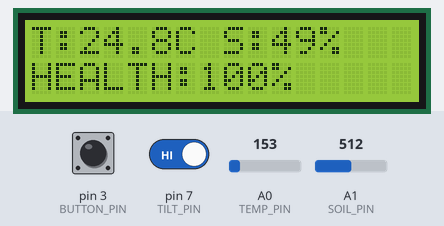
The sketch below on a simulated Arduino Uno, built with avr-gcc and run on an emulated ATmega328P. Shown: 16×2 character LCD. The inputs (shaded band) are chosen by the test bench; at power-on: pin 3 (BUTTON_PIN) HIGH, A0 (TEMP_PIN) = 153, A1 (SOIL_PIN) = 512, pin 7 (TILT_PIN) HIGH. What the sketch prints to the serial monitor is not drawn.

Above: at 1.2 s.
1.3 s: pin 3 (BUTTON_PIN) pulled LOW for 1 s
At 3.0 s:
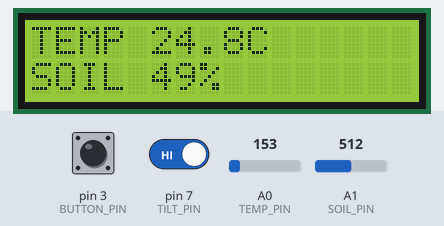
3.8 s: pin 3 (BUTTON_PIN) pulled LOW for 3.2 s
At 8.1 s:
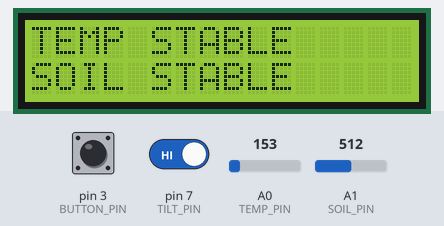
8.5 s: A0 (TEMP_PIN) set to 165
At 8.87 s:
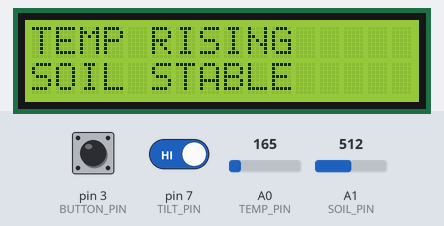
10.5 s: A1 (SOIL_PIN) set to 716
At 11.0 s:
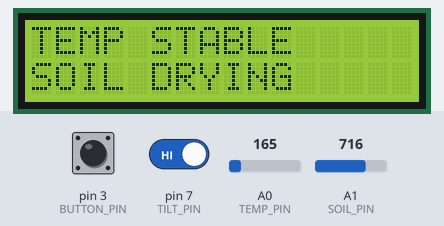
12.6 s: A0 (TEMP_PIN) set to 133
At 13.37 s:
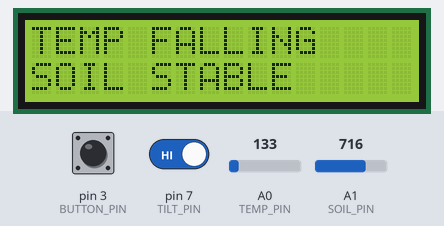
15.0 s: A1 (SOIL_PIN) set to 511
At 15.5 s:
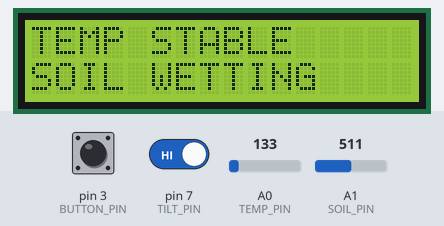
Timing chart, 0 to 18.0 s (numbered marks = the images above; inputs shaded):
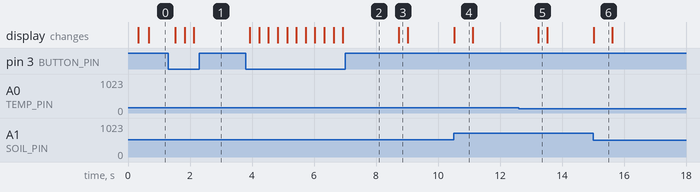

The sketch:

starbie_1.ino
```cpp
#include <Wire.h>
#include <EEPROM.h>
#include <Adafruit_LiquidCrystal.h>

Adafruit_LiquidCrystal lcd(0);

// ---------- PINS ----------
const byte TEMP_PIN = A0;
const byte SOIL_PIN = A1;
const byte BUTTON_PIN = 3;
const byte TILT_PIN = 7;

// ---------- DATA ----------
float temperature = 0;
int soil = 0;
int health = 100;

float oldTemp = 0;
int oldSoil = 0;

bool tempRising = false;
bool tempFalling = false;
bool soilDrying = false;
bool soilWetting = false;

int tiltEvents = 0;
bool lastTilt = HIGH;

byte screen = 0;
const byte SCREENS = 5;

// ---------- TIMERS ----------
unsigned long lastRead = 0;
unsigned long lastDisplay = 0;
unsigned long lastButton = 0;

const unsigned long READ_TIME = 500;
const unsigned long DISPLAY_TIME = 300;
const unsigned long DEBOUNCE = 250;

// ---------- SETUP ----------
void setup()
{
  Serial.begin(9600);

  pinMode(BUTTON_PIN, INPUT_PULLUP);
  pinMode(TILT_PIN, INPUT_PULLUP);

  lcd.begin(16, 2);
  lcd.setBacklight(1);

  EEPROM.get(0, tiltEvents);

  if (tiltEvents < 0 || tiltEvents > 10000)
    tiltEvents = 0;

  lcd.setCursor(0, 0);
  lcd.print("STARBiE");

  lcd.setCursor(0, 1);
  lcd.print("SYSTEM READY");
}

// ---------- LOOP ----------
void loop()
{
  unsigned long now = millis();

  if (now - lastRead >= READ_TIME)
  {
    lastRead = now;

    readSensors();
    calculateHealth();
    detectTrend();
    checkTilt();
  }

  checkButton();

  if (now - lastDisplay >= DISPLAY_TIME)
  {
    lastDisplay = now;
    showScreen();
  }
}

// ---------- SENSOR READING ----------
void readSensors()
{
  int rawTemp = analogRead(TEMP_PIN);

  float voltage = rawTemp * (5.0 / 1023.0);

  temperature = (voltage - 0.5) * 100.0;

  int rawSoil = analogRead(SOIL_PIN);

  soil = map(rawSoil, 1023, 0, 0, 100);
  soil = constrain(soil, 0, 100);
}

// ---------- HEALTH ----------
void calculateHealth()
{
  health = 100;

  // Temperature
  if (temperature < 10 || temperature > 40)
    health -= 35;
  else if (temperature < 15 || temperature > 35)
    health -= 15;

  // Soil
  if (soil < 20)
    health -= 35;
  else if (soil < 35)
    health -= 15;

  // Tilt
  if (digitalRead(TILT_PIN) == LOW)
    health -= 10;

  health = constrain(health, 0, 100);
}

// ---------- TREND ----------
void detectTrend()
{
  if (temperature > oldTemp + 1)
  {
    tempRising = true;
    tempFalling = false;
  }
  else if (temperature < oldTemp - 1)
  {
    tempRising = false;
    tempFalling = true;
  }
  else
  {
    tempRising = false;
    tempFalling = false;
  }

  if (soil < oldSoil - 3)
  {
    soilDrying = true;
    soilWetting = false;
  }
  else if (soil > oldSoil + 3)
  {
    soilDrying = false;
    soilWetting = true;
  }
  else
  {
    soilDrying = false;
    soilWetting = false;
  }

  oldTemp = temperature;
  oldSoil = soil;
}

// ---------- TILT ----------
void checkTilt()
{
  bool tilt = digitalRead(TILT_PIN);

  if (lastTilt == HIGH && tilt == LOW)
  {
    tiltEvents++;

    EEPROM.put(0, tiltEvents);
  }

  lastTilt = tilt;
}

// ---------- BUTTON ----------
void checkButton()
{
  if (digitalRead(BUTTON_PIN) == LOW &&
      millis() - lastButton > DEBOUNCE)
  {
    lastButton = millis();

    screen++;

    if (screen >= SCREENS)
      screen = 0;
  }
}

// ---------- DISPLAY ----------
void showScreen()
{
  lcd.clear();

  // SCREEN 0
  // MAIN DASHBOARD
  if (screen == 0)
  {
    lcd.setCursor(0, 0);
    lcd.print("T:");
    lcd.print(temperature, 1);
    lcd.print("C S:");
    lcd.print(soil);
    lcd.print("%");

    lcd.setCursor(0, 1);
    lcd.print("HEALTH:");
    lcd.print(health);
    lcd.print("%");
  }

  // SCREEN 1
  // STATUS + RECOMMENDATION
  else if (screen == 1)
  {
    lcd.setCursor(0, 0);

    if (temperature > 40)
    {
      lcd.print("HIGH TEMP");
      lcd.setCursor(0, 1);
      lcd.print("COOL ENV");
    }
    else if (temperature < 10)
    {
      lcd.print("LOW TEMP");
      lcd.setCursor(0, 1);
      lcd.print("CHECK ENV");
    }
    else if (soil < 20)
    {
      lcd.print("SOIL DRY");
      lcd.setCursor(0, 1);
      lcd.print("WATER PLANT");
    }
    else if (soil > 85)
    {
      lcd.print("SOIL WET");
      lcd.setCursor(0, 1);
      lcd.print("CHECK WATER");
    }
    else if (digitalRead(TILT_PIN) == LOW)
    {
      lcd.print("TILT ALERT");
      lcd.setCursor(0, 1);
      lcd.print("CHECK STARBiE");
    }
    else
    {
      lcd.print("STATUS OK");
      lcd.setCursor(0, 1);
      lcd.print("ENVIRONMENT");
    }
  }

  // SCREEN 2
  // TREND
  else if (screen == 2)
  {
    lcd.setCursor(0, 0);

    if (tempRising)
      lcd.print("TEMP RISING");
    else if (tempFalling)
      lcd.print("TEMP FALLING");
    else
      lcd.print("TEMP STABLE");

    lcd.setCursor(0, 1);

    if (soilDrying)
      lcd.print("SOIL DRYING");
    else if (soilWetting)
      lcd.print("SOIL WETTING");
    else
      lcd.print("SOIL STABLE");
  }

  // SCREEN 3
  // TILT MEMORY
  else if (screen == 3)
  {
    lcd.setCursor(0, 0);
    lcd.print("TILT EVENTS");

    lcd.setCursor(0, 1);
    lcd.print(tiltEvents);
    lcd.print(" TIMES");

    if (digitalRead(TILT_PIN) == LOW)
    {
      lcd.setCursor(10, 1);
      lcd.print("TILT!");
    }
  }

  // SCREEN 4
  // SENSOR VALUES
  else
  {
    lcd.setCursor(0, 0);
    lcd.print("TEMP ");
    lcd.print(temperature, 1);
    lcd.print("C");

    lcd.setCursor(0, 1);
    lcd.print("SOIL ");
    lcd.print(soil);
    lcd.print("%");
  }

  // Serial monitor
  Serial.print("T=");
  Serial.print(temperature, 1);

  Serial.print("C | Soil=");
  Serial.print(soil);

  Serial.print("% | Health=");
  Serial.print(health);

  Serial.print("% | Tilt=");
  Serial.println(tiltEvents);
}
```

Measured:
- after the input at 1.3 s, the display: first changes after 0.22 s (image 1 shows a later state)
- after the input at 3.8 s, the display: first changes after 0.13 s (image 2 shows a later state)
- after the input at 8.5 s, the display: changes after 0.23 s (image 3)
- after the input at 10.5 s, the display: changes at once (image 4)
- after the input at 12.6 s, the display: changes after 0.63 s (image 5)
- after the input at 15.0 s, the display: changes at once (image 6)
- what the display in image 4 shows lasts 0.6 s, from 10.5 s to 11.1 s
